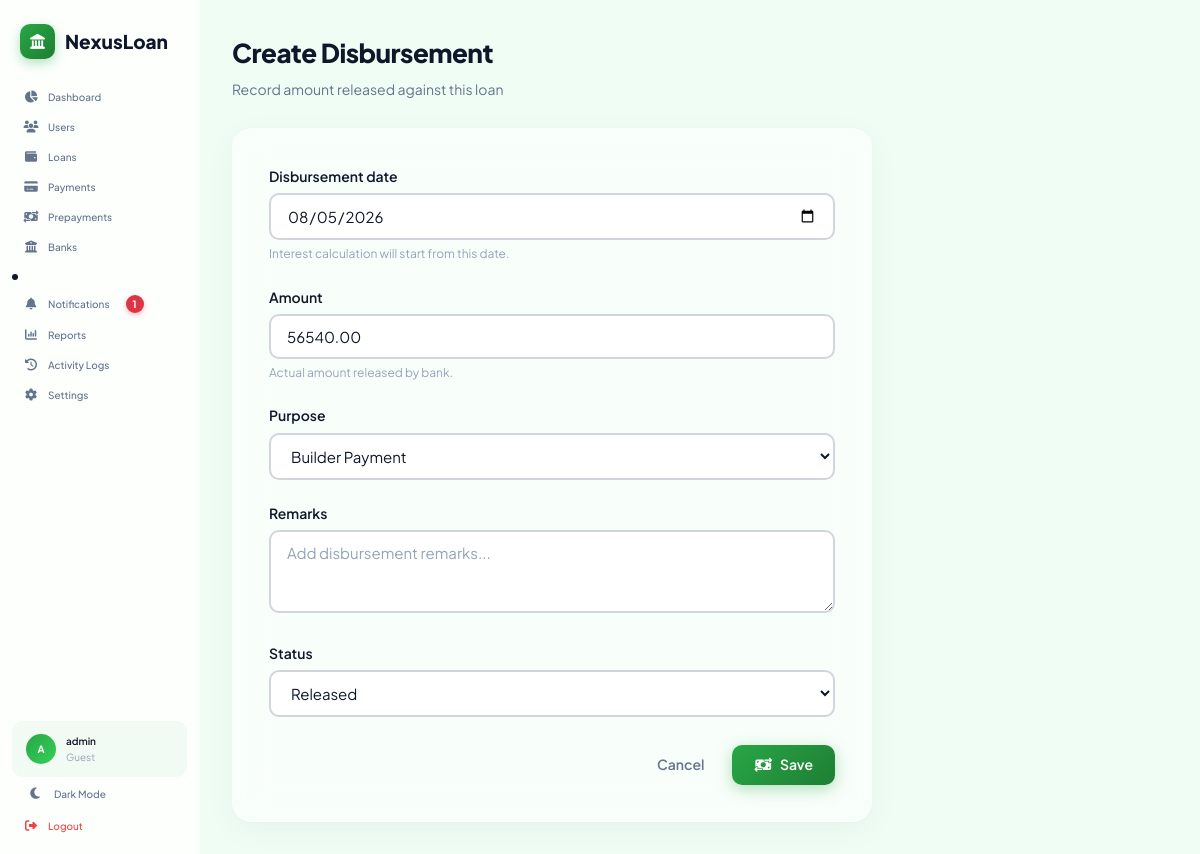
Screenshot of /disbursement/1/edit/ (signed in) with the database file from the repository.
### accounts/models.py (models this page shows, shortened)
class Profile(models.Model):
    ROLE_CHOICES = [("guest", "Guest"), ("borrower", "Borrower"), ("lender", "Lender")]
    user = models.OneToOneField(
        settings.AUTH_USER_MODEL, on_delete=models.CASCADE, related_name="profile"
    )
    role = models.CharField(max_length=20, choices=ROLE_CHOICES, default="guest")
    phone = models.CharField(max_length=15, blank=True, null=True)
    available_funds = models.DecimalField(max_digits=15, decimal_places=2, default=0)
    kyc_verified = models.BooleanField(default=False)
    pan_number = models.CharField(max_length=10, blank=True, null=True)
    credit_score = models.PositiveIntegerField(
        default=750, help_text="CIBIL score approximation"
    )
    annual_income = models.DecimalField(max_digits=15, decimal_places=2, default=0)
    created_at = models.DateTimeField(auto_now_add=True)

### loans/models.py (models this page shows, shortened)
class LoanDisbursement(models.Model):
    PURPOSE_CHOICES = [
        ("builder", "Builder Payment"),
        ("insurance", "Insurance"),
        ("processing_fee", "Processing Fee"),
        ("legal", "Legal Charges"),
        ("technical", "Technical Charges"),
        ("registration", "Registration"),
        ("other", "Other"),
    ]
    STATUS_CHOICES = [
        ("pending", "Pending"),
        ("released", "Released"),
        ("cancelled", "Cancelled"),
    ]
    loan = models.ForeignKey(
        "loans.Loan", on_delete=models.CASCADE, related_name="disbursements"
    )
    disbursement_number = models.PositiveIntegerField()
    disbursement_date = models.DateField()
    amount = models.DecimalField(max_digits=15, decimal_places=2)
    purpose = models.CharField(
        max_length=50, choices=PURPOSE_CHOICES, default="builder"
    )
    remarks = models.TextField(blank=True)
    status = models.CharField(max_length=20, choices=STATUS_CHOICES, default="released")
    created_at = models.DateTimeField(auto_now_add=True)
    updated_at = models.DateTimeField(auto_now=True)
    class Meta:
        db_table = "loan_disbursements"
        ordering = ["disbursement_date", "id"]
        constraints = [
            models.UniqueConstraint(
                fields=["loan", "disbursement_number"],
                name="unique_loan_disbursement_number",
            )
        ]
        indexes = [
            models.Index(fields=["loan"]),
            models.Index(fields=["status"]),
            models.Index(fields=["disbursement_date"]),
            models.Index(fields=["loan", "status"]),
            models.Index(fields=["loan", "disbursement_date"]),
        ]

### loans/views.py (the view, shortened to what this page needs)
class LoanDisbursementUpdateView(LoginRequiredMixin, UpdateView):
    model = LoanDisbursement
    form_class = LoanDisbursementForm
    template_name = "loans/create_disbursement.html"
    def get_queryset(self):
        queryset = LoanDisbursement.objects.select_related("loan")
        if self.request.user.is_staff:
            return queryset
        return queryset.filter(loan__user=self.request.user)
    def get_form_kwargs(self):
        kwargs = super().get_form_kwargs()
        kwargs["loan"] = self.object.loan
        return kwargs
    def get_context_data(self, **kwargs):
        context = super().get_context_data(**kwargs)
        context["loan"] = self.object.loan
        return context

### loan_manager/context_processors.py (called while the page is built, shortened)
def loan_notifications(request):
    if not request.user.is_authenticated:
        return {
            "header_notifications": [],
            "header_unread_notifications": 0,
        }
    if request.user.is_staff:
        notifications = Notification.objects.select_related("loan", "user").order_by(
            "-created_at"
        )[:5]
        unread_count = Notification.objects.filter(is_read=False).count()
    return {
        "header_notifications": notifications,
        "header_unread_notifications": unread_count,
        "is_admin": request.user.is_staff,
    }

### templates/loans/create_disbursement.html (shortened to what this page needs)
{% extends 'app_layout.html' %}
{% load static %}
{% block app_content %}
<div class="page-header">
    <div>
        <h1 class="page-title">Create Disbursement</h1>
        <p class="page-subtitle">Record amount released against this loan</p>
    </div>
</div>
<div class="form-card glass-card">
    <form method="post" class="loan-form" novalidate>
        {% for field in form %}
            <div class="form-group {% if field.errors %}has-error{% endif %}">
                <label for="{{ field.id_for_label }}">{{ field.label }}</label>
                {{ field }}
                {% if field.help_text %}
                    <span class="form-help">{{ field.help_text }}</span>
                {% endif %}
            </div>
        {% endfor %}
        <div class="form-actions">
            <a href="{% url 'loan_detail' loan.pk %}" class="btn btn-ghost">Cancel</a>
            <button type="submit" class="btn btn-primary">
                <i class="fas fa-money-bill-transfer"></i> Save
            </button>
        </div>
    </form>
</div>
{% endblock %}

### templates/app_layout.html (shortened to what this page needs)
{% extends 'base.html' %}
{% load static %}
{% block content %}
<div class="app-layout">
    <aside class="sidebar" id="sidebar">
        <div class="sidebar-header">
            <a href="{% url 'dashboard' %}" class="sidebar-logo">
                <div class="logo-icon">
                    <i class="fas fa-landmark"></i>
                </div>
                <span class="logo-text">NexusLoan</span>
            </a>
        </div>
        <nav class="sidebar-nav">
            <a href="{% url 'dashboard' %}" class="nav-item {% if request.resolver_match.url_name == 'dashboard' %}active{% endif %}">
                <i class="fas fa-chart-pie"></i>
                <span>Dashboard</span>
            </a>
            {% if not request.user.is_staff %}
                <a href="{% url 'loan_list' %}" class="nav-item {% if request.resolver_match.url_name == 'loan_list' %}active{% endif %}">
                    <i class="fas fa-wallet"></i>
                    <span>My Loans</span>
                </a>
                <a href="{% url 'payment_dashboard' %}" class="nav-item {% if request.resolver_match.url_name == 'payment_dashboard' %}active{% endif %}">
                    <i class="fas fa-credit-card"></i>
                    <span>Payments</span>
                </a>
                <a href="{% url 'prepayment_dashboard' %}" class="nav-item {% if request.resolver_match.url_name == 'prepayment_dashboard' %}active{% endif %}">
                    <i class="fas fa-money-bill-transfer"></i>
                    <span>Prepayments</span>
                </a>
                <a href="{% url 'documents_dashboard' %}" class="nav-item {% if request.resolver_match.url_name == 'documents_dashboard' %}active{% endif %}">
                    <i class="fas fa-folder-open"></i>
                    <span>Documents</span>
                </a>
                <li>
                    <a href="{% url 'notifications_dashboard' %}" class="nav-item {% if request.resolver_match.url_name == 'notifications_dashboard' %}active{% endif %}">
                        <i class="fas fa-bell"></i>
                        <span>Notifications</span>
                        {% if header_unread_notifications > 0 %}
                            <span class="notification-badge">{{ header_unread_notifications }}</span>
                        {% endif %}
                    </a>
                </li>
                <a href="{% url 'support_dashboard' %}" class="nav-item {% if request.resolver_match.url_name == 'support_dashboard' %}active{% endif %}">
                    <i class="fas fa-headset"></i>
                    <span>Support</span>
                </a>
                <a href="{% url 'settings_dashboard' %}" class="nav-item {% if request.resolver_match.url_name == 'settings_dashboard' %}active{% endif %}">
                    <i class="fas fa-gear"></i>
                    <span>Settings</span>
                </a>
            {% else %}
                <a href="{% url 'admin_users' %}" class="nav-item {% if request.resolver_match.url_name == 'admin_users' %}active{% endif %}">
                    <i class="fas fa-users"></i>
                    <span>Users</span>
                </a>
                <a href="{% url 'loan_list' %}" class="nav-item {% if request.resolver_match.url_name == 'loan_list' %}active{% endif %}">
                    <i class="fas fa-wallet"></i>
                    <span>Loans</span>
                </a>
                <a href="{% url 'payment_dashboard' %}" class="nav-item {% if request.resolver_match.url_name == 'payment_dashboard' %}active{% endif %}">
                    <i class="fas fa-credit-card"></i>
                    <span>Payments</span>
                </a>
                <a href="{% url 'prepayment_dashboard' %}" class="nav-item {% if request.resolver_match.url_name == 'prepayment_dashboard' %}active{% endif %}">
                    <i class="fas fa-money-bill-transfer"></i>
                    <span>Prepayments</span>
                </a>
                <a href="{% url 'admin_banks' %}" class="nav-item {% if request.resolver_match.url_name == 'admin_banks' %}active{% endif %}">
                    <i class="fas fa-university"></i>
                    <span>Banks</span>
                </a>
                <li>
                    <a href="{% url 'notifications_dashboard' %}" class="nav-item {% if request.resolver_match.url_name == 'notifications_dashboard' %}active{% endif %}">
                        <i class="fas fa-bell"></i>
                        <span>Notifications</span>
                        {% if header_unread_notifications > 0 %}
                            <span class="notification-badge">{{ header_unread_notifications }}</span>
                        {% endif %}
                    </a>
                </li>
                <a href="{% url 'admin_reports' %}" class="nav-item {% if request.resolver_match.url_name == 'admin_reports' %}active{% endif %}">
                    <i class="fas fa-chart-column"></i>
                    <span>Reports</span>
                </a>
                <a href="{% url 'activity_logs_dashboard' %}" class="nav-item {% if request.resolver_match.url_name == 'activity_logs_dashboard' %}active{% endif %}">
                    <i class="fas fa-clock-rotate-left"></i>
                    <span>Activity Logs</span>
                </a>
                <a href="{% url 'settings_dashboard' %}" class="nav-item {% if request.resolver_match.url_name == 'settings_dashboard' %}active{% endif %}">
                    <i class="fas fa-gear"></i>
                    <span>Settings</span>
                </a>
            {% endif %}
        </nav>
        <div class="sidebar-footer">
            <div class="user-info">
                <div class="user-avatar">{{ request.user.first_name.0|default:request.user.username.0|upper }}</div>
                <div class="user-details">
                    <span class="user-name">{{ request.user.get_full_name|default:request.user.username }}</span>
                    <span class="user-role">
                        {% if request.user.profile %}
                            {{ request.user.profile.get_role_display }}
                        {% else %}
                            User
                        {% endif %}
                    </span>
                </div>
            </div>
            <button class="theme-toggle" id="themeToggle" aria-label="Toggle dark mode">
                <i class="fas fa-moon" id="themeIcon"></i>
                <span id="themeLabel" style="font-size: 10px;">Dark Mode</span>
            </button>
            <a href="{% url 'logout' %}" class="nav-item nav-logout">
                <i class="fas fa-sign-out-alt"></i>
                <span>Logout</span>
            </a>
        </div>
    </aside>
    <main class="main-content">
        {% block app_content %}{% endblock %}
    </main>
</div>
{% endblock %}

### templates/app_layout.html (style rules this page uses)
.notification-badge { display: inline-flex; align-items: center; justify-content: center; min-width: 18px; height: 18px; padding: 0 6px; margin-left: 8px; background: #dc3545; color: #ffffff; font-size: 10px; font-weight: 650; line-height: 1; border-radius: 50px; box-shadow: 0 2px 5px rgba(220, 53, 69, 0.35); vertical-align: middle; }

### rows the page displays
LoanDisbursement: form "08/05/2026" "56540.00" "Builder Payment" "Released"

### other values shown
{{ header_unread_notifications }} "1"
{{ request.user.first_name.0|default:request.user.username.0|upper }} "A"
{{ request.user.get_full_name|default:request.user.username }} "admin"
{{ request.user.profile.get_role_display }} "Guest"
{{ field.label }} "Disbursement date" "Amount" "Purpose" "Remarks" "Status"
{{ field.help_text }} "Interest calculation will start from this date." "Actual amount released by bank."
